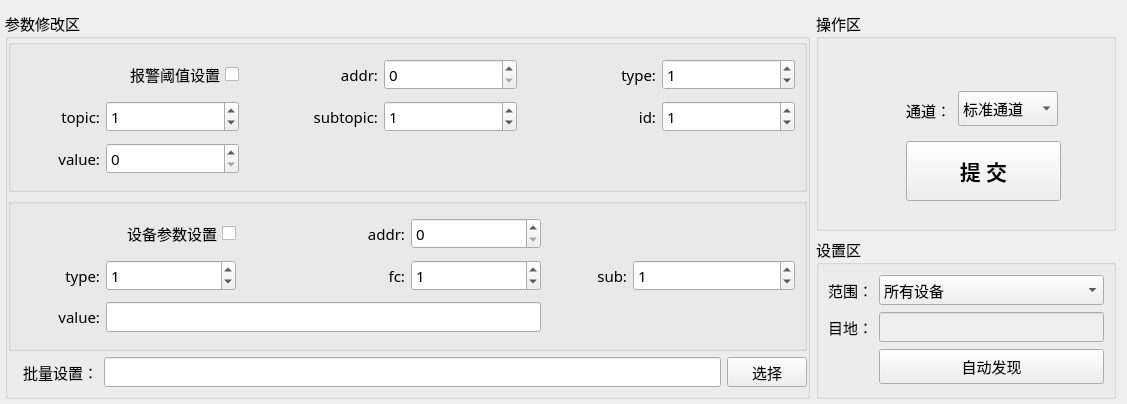
<?xml version="1.0" encoding="UTF-8"?>
<ui version="4.0">
 <class>Home_WorkWid</class>
 <widget class="QWidget" name="Home_WorkWid">
  <property name="geometry">
   <rect>
    <x>0</x>
    <y>0</y>
    <width>1127</width>
    <height>404</height>
   </rect>
  </property>
  <property name="font">
   <font>
    <family>微软雅黑</family>
    <pointsize>11</pointsize>
   </font>
  </property>
  <property name="windowTitle">
   <string>Form</string>
  </property>
  <layout class="QGridLayout" name="gridLayout">
   <property name="leftMargin">
    <number>5</number>
   </property>
   <property name="bottomMargin">
    <number>5</number>
   </property>
   <item row="1" column="1">
    <widget class="QGroupBox" name="groupBox_3">
     <property name="enabled">
      <bool>true</bool>
     </property>
     <property name="minimumSize">
      <size>
       <width>270</width>
       <height>0</height>
      </size>
     </property>
     <property name="maximumSize">
      <size>
       <width>300</width>
       <height>16777215</height>
      </size>
     </property>
     <property name="title">
      <string>设置区</string>
     </property>
     <layout class="QGridLayout" name="gridLayout_2">
      <item row="0" column="0">
       <widget class="QLabel" name="label_11">
        <property name="minimumSize">
         <size>
          <width>0</width>
          <height>30</height>
         </size>
        </property>
        <property name="font">
         <font>
          <family>微软雅黑</family>
          <pointsize>11</pointsize>
         </font>
        </property>
        <property name="text">
         <string>范围：</string>
        </property>
        <property name="alignment">
         <set>Qt::AlignRight|Qt::AlignTrailing|Qt::AlignVCenter</set>
        </property>
       </widget>
      </item>
      <item row="0" column="1">
       <widget class="QComboBox" name="rangeBox">
        <property name="minimumSize">
         <size>
          <width>100</width>
          <height>30</height>
         </size>
        </property>
        <property name="font">
         <font>
          <family>微软雅黑</family>
          <pointsize>11</pointsize>
         </font>
        </property>
        <property name="contextMenuPolicy">
         <enum>Qt::NoContextMenu</enum>
        </property>
        <item>
         <property name="text">
          <string>所有设备</string>
         </property>
        </item>
        <item>
         <property name="text">
          <string>单个设备</string>
         </property>
        </item>
        <item>
         <property name="text">
          <string>指定机房</string>
         </property>
        </item>
       </widget>
      </item>
      <item row="1" column="0">
       <widget class="QLabel" name="label_12">
        <property name="minimumSize">
         <size>
          <width>0</width>
          <height>30</height>
         </size>
        </property>
        <property name="font">
         <font>
          <family>微软雅黑</family>
          <pointsize>11</pointsize>
         </font>
        </property>
        <property name="text">
         <string>目地：</string>
        </property>
        <property name="alignment">
         <set>Qt::AlignRight|Qt::AlignTrailing|Qt::AlignVCenter</set>
        </property>
       </widget>
      </item>
      <item row="1" column="1">
       <widget class="QLineEdit" name="dstEdit">
        <property name="enabled">
         <bool>false</bool>
        </property>
        <property name="minimumSize">
         <size>
          <width>0</width>
          <height>30</height>
         </size>
        </property>
       </widget>
      </item>
      <item row="2" column="1">
       <widget class="QPushButton" name="findBtn">
        <property name="minimumSize">
         <size>
          <width>0</width>
          <height>35</height>
         </size>
        </property>
        <property name="text">
         <string>自动发现</string>
        </property>
       </widget>
      </item>
     </layout>
    </widget>
   </item>
   <item row="0" column="0" rowspan="2">
    <widget class="QGroupBox" name="groupBox">
     <property name="title">
      <string>参数修改区</string>
     </property>
     <layout class="QGridLayout" name="gridLayout_4">
      <property name="leftMargin">
       <number>0</number>
      </property>
      <property name="topMargin">
       <number>0</number>
      </property>
      <property name="rightMargin">
       <number>0</number>
      </property>
      <property name="bottomMargin">
       <number>9</number>
      </property>
      <item row="1" column="0" colspan="3">
       <widget class="QGroupBox" name="groupBox_5">
        <property name="title">
         <string/>
        </property>
        <property name="alignment">
         <set>Qt::AlignRight|Qt::AlignTrailing|Qt::AlignVCenter</set>
        </property>
        <layout class="QGridLayout" name="gridLayout_5">
         <item row="0" column="0" colspan="2">
          <widget class="QCheckBox" name="cfg_checkBox">
           <property name="layoutDirection">
            <enum>Qt::RightToLeft</enum>
           </property>
           <property name="text">
            <string>设备参数设置</string>
           </property>
          </widget>
         </item>
         <item row="0" column="2">
          <widget class="QLabel" name="label_22">
           <property name="text">
            <string>addr:</string>
           </property>
           <property name="alignment">
            <set>Qt::AlignRight|Qt::AlignTrailing|Qt::AlignVCenter</set>
           </property>
          </widget>
         </item>
         <item row="0" column="3">
          <widget class="QSpinBox" name="cfg_addrBox">
           <property name="maximumSize">
            <size>
             <width>130</width>
             <height>16777215</height>
            </size>
           </property>
           <property name="maximum">
            <number>10</number>
           </property>
          </widget>
         </item>
         <item row="1" column="0">
          <widget class="QLabel" name="label_18">
           <property name="maximumSize">
            <size>
             <width>80</width>
             <height>16777215</height>
            </size>
           </property>
           <property name="text">
            <string>type:</string>
           </property>
           <property name="alignment">
            <set>Qt::AlignRight|Qt::AlignTrailing|Qt::AlignVCenter</set>
           </property>
          </widget>
         </item>
         <item row="1" column="1">
          <widget class="QSpinBox" name="cfg_typeBox">
           <property name="maximumSize">
            <size>
             <width>130</width>
             <height>16777215</height>
            </size>
           </property>
           <property name="maximum">
            <number>20</number>
           </property>
           <property name="value">
            <number>1</number>
           </property>
          </widget>
         </item>
         <item row="1" column="2">
          <widget class="QLabel" name="label_17">
           <property name="text">
            <string>fc:</string>
           </property>
           <property name="alignment">
            <set>Qt::AlignRight|Qt::AlignTrailing|Qt::AlignVCenter</set>
           </property>
          </widget>
         </item>
         <item row="1" column="3">
          <widget class="QSpinBox" name="cfg_fcBox">
           <property name="maximum">
            <number>20</number>
           </property>
           <property name="value">
            <number>1</number>
           </property>
          </widget>
         </item>
         <item row="1" column="4">
          <widget class="QLabel" name="label_19">
           <property name="maximumSize">
            <size>
             <width>80</width>
             <height>16777215</height>
            </size>
           </property>
           <property name="text">
            <string>sub:</string>
           </property>
           <property name="alignment">
            <set>Qt::AlignRight|Qt::AlignTrailing|Qt::AlignVCenter</set>
           </property>
          </widget>
         </item>
         <item row="1" column="5">
          <widget class="QSpinBox" name="cfg_subBox">
           <property name="maximum">
            <number>20</number>
           </property>
           <property name="value">
            <number>1</number>
           </property>
          </widget>
         </item>
         <item row="2" column="0">
          <widget class="QLabel" name="label_20">
           <property name="text">
            <string>value:</string>
           </property>
           <property name="alignment">
            <set>Qt::AlignRight|Qt::AlignTrailing|Qt::AlignVCenter</set>
           </property>
          </widget>
         </item>
         <item row="2" column="1" colspan="3">
          <widget class="QLineEdit" name="cfg_valueEdit"/>
         </item>
        </layout>
       </widget>
      </item>
      <item row="2" column="0">
       <widget class="QLabel" name="label">
        <property name="minimumSize">
         <size>
          <width>90</width>
          <height>25</height>
         </size>
        </property>
        <property name="maximumSize">
         <size>
          <width>90</width>
          <height>30</height>
         </size>
        </property>
        <property name="text">
         <string>批量设置：</string>
        </property>
        <property name="alignment">
         <set>Qt::AlignRight|Qt::AlignTrailing|Qt::AlignVCenter</set>
        </property>
       </widget>
      </item>
      <item row="2" column="1">
       <widget class="QLineEdit" name="pathEdit">
        <property name="minimumSize">
         <size>
          <width>0</width>
          <height>25</height>
         </size>
        </property>
        <property name="maximumSize">
         <size>
          <width>16777215</width>
          <height>30</height>
         </size>
        </property>
        <property name="font">
         <font>
          <family>宋体</family>
          <pointsize>10</pointsize>
         </font>
        </property>
       </widget>
      </item>
      <item row="2" column="2">
       <widget class="QPushButton" name="selectBtn">
        <property name="minimumSize">
         <size>
          <width>0</width>
          <height>25</height>
         </size>
        </property>
        <property name="maximumSize">
         <size>
          <width>16777215</width>
          <height>30</height>
         </size>
        </property>
        <property name="text">
         <string>选择</string>
        </property>
       </widget>
      </item>
      <item row="0" column="0" colspan="3">
       <widget class="QGroupBox" name="groupBox_4">
        <property name="title">
         <string/>
        </property>
        <property name="alignment">
         <set>Qt::AlignLeading|Qt::AlignLeft|Qt::AlignVCenter</set>
        </property>
        <layout class="QGridLayout" name="gridLayout_3">
         <item row="0" column="0" colspan="2">
          <widget class="QCheckBox" name="alarm_checkBox">
           <property name="layoutDirection">
            <enum>Qt::RightToLeft</enum>
           </property>
           <property name="text">
            <string>报警阈值设置</string>
           </property>
          </widget>
         </item>
         <item row="0" column="2">
          <widget class="QLabel" name="label_2">
           <property name="text">
            <string>addr:</string>
           </property>
           <property name="alignment">
            <set>Qt::AlignRight|Qt::AlignTrailing|Qt::AlignVCenter</set>
           </property>
          </widget>
         </item>
         <item row="0" column="3">
          <widget class="QSpinBox" name="alarm_addrBox">
           <property name="maximum">
            <number>10</number>
           </property>
          </widget>
         </item>
         <item row="0" column="4">
          <widget class="QLabel" name="label_3">
           <property name="text">
            <string>type:</string>
           </property>
           <property name="alignment">
            <set>Qt::AlignRight|Qt::AlignTrailing|Qt::AlignVCenter</set>
           </property>
          </widget>
         </item>
         <item row="0" column="5">
          <widget class="QSpinBox" name="alarm_typeBox">
           <property name="maximum">
            <number>20</number>
           </property>
           <property name="value">
            <number>1</number>
           </property>
          </widget>
         </item>
         <item row="1" column="0">
          <widget class="QLabel" name="label_4">
           <property name="maximumSize">
            <size>
             <width>80</width>
             <height>16777215</height>
            </size>
           </property>
           <property name="text">
            <string>topic:</string>
           </property>
           <property name="alignment">
            <set>Qt::AlignRight|Qt::AlignTrailing|Qt::AlignVCenter</set>
           </property>
          </widget>
         </item>
         <item row="1" column="1">
          <widget class="QSpinBox" name="alarm_topicBox">
           <property name="maximum">
            <number>20</number>
           </property>
           <property name="value">
            <number>1</number>
           </property>
          </widget>
         </item>
         <item row="1" column="2">
          <widget class="QLabel" name="label_5">
           <property name="text">
            <string>subtopic:</string>
           </property>
           <property name="alignment">
            <set>Qt::AlignRight|Qt::AlignTrailing|Qt::AlignVCenter</set>
           </property>
          </widget>
         </item>
         <item row="1" column="3">
          <widget class="QSpinBox" name="alarm_subBox">
           <property name="maximum">
            <number>20</number>
           </property>
           <property name="value">
            <number>1</number>
           </property>
          </widget>
         </item>
         <item row="1" column="4">
          <widget class="QLabel" name="label_6">
           <property name="text">
            <string>id:</string>
           </property>
           <property name="alignment">
            <set>Qt::AlignRight|Qt::AlignTrailing|Qt::AlignVCenter</set>
           </property>
          </widget>
         </item>
         <item row="1" column="5">
          <widget class="QSpinBox" name="alarm_idBox">
           <property name="maximum">
            <number>20</number>
           </property>
           <property name="value">
            <number>1</number>
           </property>
          </widget>
         </item>
         <item row="2" column="0">
          <widget class="QLabel" name="label_7">
           <property name="maximumSize">
            <size>
             <width>80</width>
             <height>16777215</height>
            </size>
           </property>
           <property name="text">
            <string>value:</string>
           </property>
           <property name="alignment">
            <set>Qt::AlignRight|Qt::AlignTrailing|Qt::AlignVCenter</set>
           </property>
          </widget>
         </item>
         <item row="2" column="1">
          <widget class="QSpinBox" name="alarm_valueBox">
           <property name="maximum">
            <number>2000</number>
           </property>
           <property name="value">
            <number>0</number>
           </property>
          </widget>
         </item>
        </layout>
       </widget>
      </item>
     </layout>
    </widget>
   </item>
   <item row="0" column="1">
    <widget class="QGroupBox" name="groupBox_2">
     <property name="enabled">
      <bool>true</bool>
     </property>
     <property name="minimumSize">
      <size>
       <width>300</width>
       <height>220</height>
      </size>
     </property>
     <property name="maximumSize">
      <size>
       <width>400</width>
       <height>16777215</height>
      </size>
     </property>
     <property name="title">
      <string>操作区</string>
     </property>
     <widget class="QPushButton" name="startBtn">
      <property name="geometry">
       <rect>
        <x>90</x>
        <y>130</y>
        <width>155</width>
        <height>60</height>
       </rect>
      </property>
      <property name="minimumSize">
       <size>
        <width>120</width>
        <height>0</height>
       </size>
      </property>
      <property name="maximumSize">
       <size>
        <width>200</width>
        <height>60</height>
       </size>
      </property>
      <property name="font">
       <font>
        <family>微软雅黑</family>
        <pointsize>16</pointsize>
        <weight>75</weight>
        <bold>true</bold>
       </font>
      </property>
      <property name="text">
       <string>提 交</string>
      </property>
     </widget>
     <widget class="QComboBox" name="modeBox">
      <property name="geometry">
       <rect>
        <x>142</x>
        <y>80</y>
        <width>100</width>
        <height>35</height>
       </rect>
      </property>
      <property name="minimumSize">
       <size>
        <width>100</width>
        <height>0</height>
       </size>
      </property>
      <property name="font">
       <font>
        <family>微软雅黑</family>
        <pointsize>11</pointsize>
       </font>
      </property>
      <property name="contextMenuPolicy">
       <enum>Qt::NoContextMenu</enum>
      </property>
      <item>
       <property name="text">
        <string>标准通道</string>
       </property>
      </item>
      <item>
       <property name="text">
        <string>UDP通道</string>
       </property>
      </item>
     </widget>
     <widget class="QLabel" name="label_10">
      <property name="geometry">
       <rect>
        <x>80</x>
        <y>82</y>
        <width>55</width>
        <height>35</height>
       </rect>
      </property>
      <property name="minimumSize">
       <size>
        <width>55</width>
        <height>35</height>
       </size>
      </property>
      <property name="maximumSize">
       <size>
        <width>70</width>
        <height>35</height>
       </size>
      </property>
      <property name="font">
       <font>
        <family>微软雅黑</family>
        <pointsize>11</pointsize>
       </font>
      </property>
      <property name="text">
       <string>通道：</string>
      </property>
      <property name="alignment">
       <set>Qt::AlignRight|Qt::AlignTrailing|Qt::AlignVCenter</set>
      </property>
     </widget>
    </widget>
   </item>
  </layout>
 </widget>
 <resources/>
 <connections/>
</ui>
